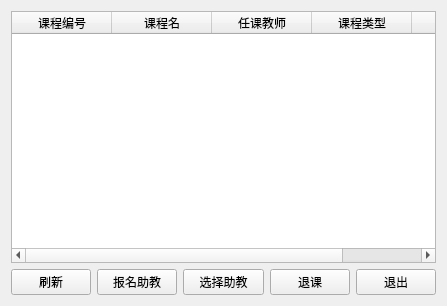
<?xml version="1.0" encoding="UTF-8"?>
<ui version="4.0">
 <class>StudentOwnCourseWidgetClass</class>
 <widget class="QWidget" name="StudentOwnCourseWidgetClass">
  <property name="geometry">
   <rect>
    <x>0</x>
    <y>0</y>
    <width>447</width>
    <height>306</height>
   </rect>
  </property>
  <property name="windowTitle">
   <string>Form</string>
  </property>
  <layout class="QGridLayout" name="gridLayout">
   <item row="3" column="4">
    <widget class="QPushButton" name="pushButton_4">
     <property name="text">
      <string>退出</string>
     </property>
    </widget>
   </item>
   <item row="3" column="2">
    <widget class="QPushButton" name="pushButton_3">
     <property name="text">
      <string>选择助教</string>
     </property>
    </widget>
   </item>
   <item row="3" column="1">
    <widget class="QPushButton" name="pushButton">
     <property name="text">
      <string>报名助教</string>
     </property>
    </widget>
   </item>
   <item row="3" column="3">
    <widget class="QPushButton" name="pushButton_2">
     <property name="text">
      <string>退课</string>
     </property>
    </widget>
   </item>
   <item row="3" column="0">
    <widget class="QPushButton" name="pushButton_5">
     <property name="text">
      <string>刷新</string>
     </property>
    </widget>
   </item>
   <item row="0" column="0" colspan="5">
    <widget class="QTableWidget" name="tableWidget">
     <property name="editTriggers">
      <set>QAbstractItemView::NoEditTriggers</set>
     </property>
     <property name="dragEnabled">
      <bool>false</bool>
     </property>
     <property name="alternatingRowColors">
      <bool>true</bool>
     </property>
     <property name="selectionMode">
      <enum>QAbstractItemView::SingleSelection</enum>
     </property>
     <property name="selectionBehavior">
      <enum>QAbstractItemView::SelectRows</enum>
     </property>
     <property name="showGrid">
      <bool>false</bool>
     </property>
     <property name="sortingEnabled">
      <bool>false</bool>
     </property>
     <attribute name="horizontalHeaderCascadingSectionResizes">
      <bool>false</bool>
     </attribute>
     <attribute name="verticalHeaderCascadingSectionResizes">
      <bool>false</bool>
     </attribute>
     <column>
      <property name="text">
       <string>课程编号</string>
      </property>
     </column>
     <column>
      <property name="text">
       <string>课程名</string>
      </property>
     </column>
     <column>
      <property name="text">
       <string>任课教师</string>
      </property>
     </column>
     <column>
      <property name="text">
       <string>课程类型</string>
      </property>
     </column>
     <column>
      <property name="text">
       <string>个人助教</string>
      </property>
     </column>
    </widget>
   </item>
  </layout>
 </widget>
 <resources/>
 <connections>
  <connection>
   <sender>pushButton</sender>
   <signal>clicked()</signal>
   <receiver>StudentOwnCourseWidgetClass</receiver>
   <slot>AssistantApply()</slot>
   <hints>
    <hint type="sourcelabel">
     <x>176</x>
     <y>296</y>
    </hint>
    <hint type="destinationlabel">
     <x>122</x>
     <y>566</y>
    </hint>
   </hints>
  </connection>
  <connection>
   <sender>pushButton_2</sender>
   <signal>clicked()</signal>
   <receiver>StudentOwnCourseWidgetClass</receiver>
   <slot>DeleteCourse()</slot>
   <hints>
    <hint type="sourcelabel">
     <x>350</x>
     <y>296</y>
    </hint>
    <hint type="destinationlabel">
     <x>291</x>
     <y>565</y>
    </hint>
   </hints>
  </connection>
  <connection>
   <sender>pushButton_3</sender>
   <signal>clicked()</signal>
   <receiver>StudentOwnCourseWidgetClass</receiver>
   <slot>SelectAssistant()</slot>
   <hints>
    <hint type="sourcelabel">
     <x>263</x>
     <y>296</y>
    </hint>
    <hint type="destinationlabel">
     <x>347</x>
     <y>562</y>
    </hint>
   </hints>
  </connection>
  <connection>
   <sender>pushButton_4</sender>
   <signal>clicked()</signal>
   <receiver>StudentOwnCourseWidgetClass</receiver>
   <slot>Exit()</slot>
   <hints>
    <hint type="sourcelabel">
     <x>437</x>
     <y>296</y>
    </hint>
    <hint type="destinationlabel">
     <x>560</x>
     <y>356</y>
    </hint>
   </hints>
  </connection>
  <connection>
   <sender>pushButton_5</sender>
   <signal>clicked()</signal>
   <receiver>StudentOwnCourseWidgetClass</receiver>
   <slot>Refresh()</slot>
   <hints>
    <hint type="sourcelabel">
     <x>69</x>
     <y>287</y>
    </hint>
    <hint type="destinationlabel">
     <x>82</x>
     <y>297</y>
    </hint>
   </hints>
  </connection>
 </connections>
 <slots>
  <slot>AssistantApply()</slot>
  <slot>DeleteCourse()</slot>
  <slot>SelectAssistant()</slot>
  <slot>Exit()</slot>
  <slot>TableDiaplay()</slot>
  <slot>Refresh()</slot>
 </slots>
</ui>
